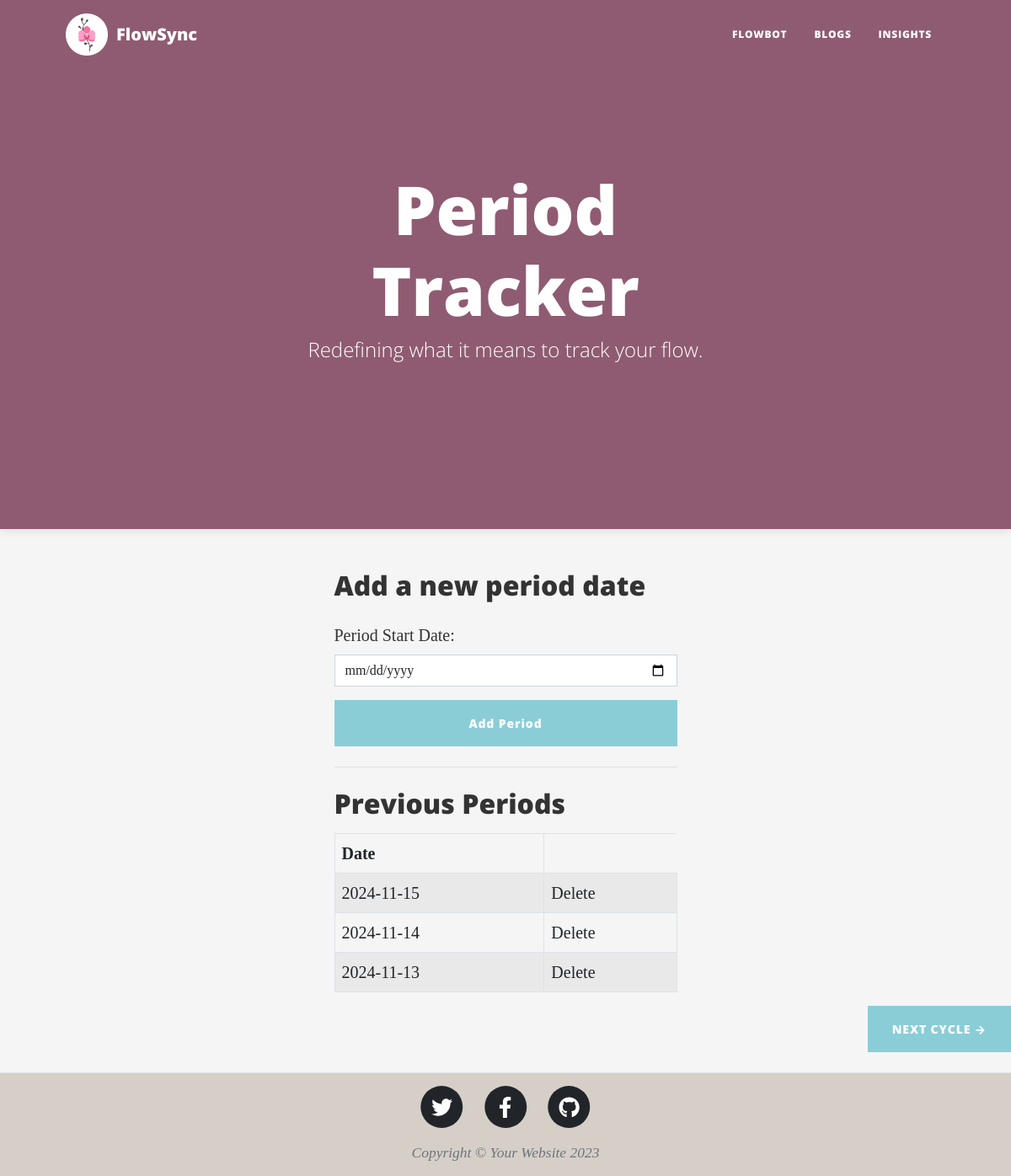
Before: /index (signed in) with the older database file.
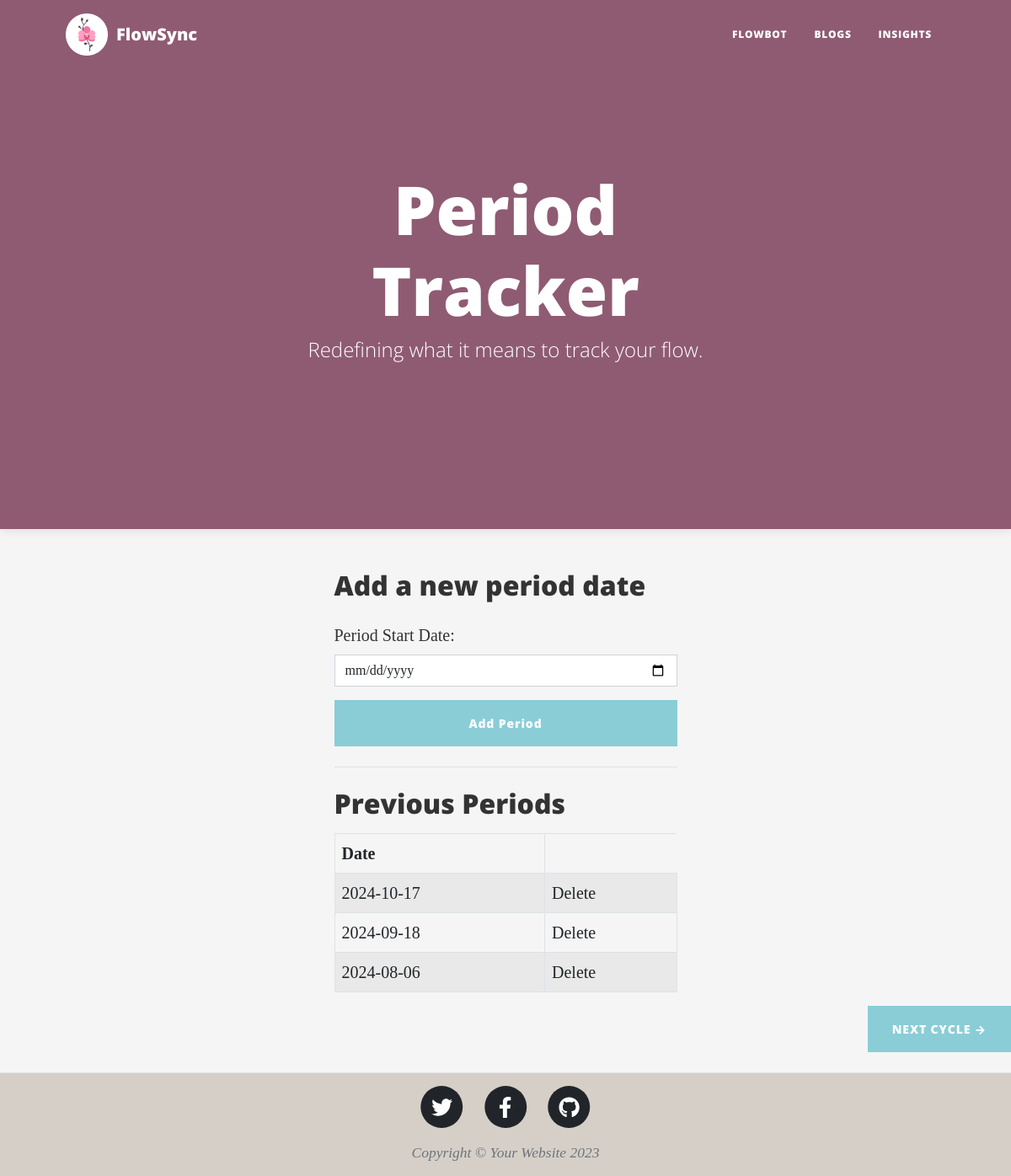
After: the same page with the newer database file.
### main.py (models this page shows, shortened)
class Period(db.Model):
    id = db.Column(db.Integer, primary_key=True)
    user_id=db.Column(db.Integer,nullable=False)
    period_date = db.Column(db.DateTime, nullable=False)

### main.py (the view)
@app.route('/index', methods=['GET', 'POST'])
@login_required
def index():
    periods = Period.query.order_by(Period.period_date.desc()).all()
    return render_template('index.html', periods=periods,id = current_user_id)

### main.py (called while the page is built)
@login_manager.user_loader
def load_user(user_id):
    return User.query.get(int(user_id))

### templates/index.html (shortened to what this page needs)
{% include "header.html" %}
<header class="masthead" style = "background-color:rgb(255, 147, 189)">
    <div class="container position-relative px-4 px-lg-5">
        <div class="row gx-4 gx-lg-5 justify-content-center">
            <div class="col-md-10 col-lg-8 col-xl-7">
                <div class="site-heading">
                    <h1>Period Tracker</h1>
                    <span class="subheading">Redefining what it means to track your flow.</span>
                </div>
            </div>
        </div>
    </div>
</header>
<body>
    <div class="container px-4 px-lg-5">
        <div class="row gx-4 gx-lg-5 justify-content-center">
            <div class="col-md-8 col-lg-6 col-xl-5">
                <h2 class="mb-4">Add a new period date</h2>
                <form action="/add" method="POST">
                    <div class="form-group mb-3">
                        <label for="period_date" class="form-label">Period Start Date:</label>
                        <input type="date" id="period_date" name="period_date" class="form-control" required>
                    </div>
                    <button type="submit" class="btn btn-primary w-100">Add Period</button>
                </form>
                <hr class="my-4">
                <h2 class="mb-3">Previous Periods</h2>
                {% if periods %}
                    <table class="table table-bordered table-striped">
                        <thead>
                            <tr>
                                <th>Date</th>
                            </tr>
                        </thead>
                        <tbody>
                            {% for period in periods %}
                                {% if period.user_id == id %}
                                    <tr>
                                        <td>{{ period.period_date.strftime('%Y-%m-%d') }}</td>
                                        <td>
                                            <a href="{{ url_for('delete', period_id=period.id) }}">Delete</a>
                                        </td>
                                    </tr>
                                {% endif %}
                            {% endfor %}
                        </tbody>
                    </table>
                {% else %}
                    <p>No periods recorded yet.</p>
                {% endif %}
            </div>
        </div>
    </div>
    <div class="d-flex justify-content-end mb-4">
        <a class="btn btn-primary text-uppercase" href="{{ url_for('next_cycle') }}">Next Cycle →</a>
    </div>
</body>
{% include "footer.html" %}

### templates/header.html (shortened to what this page needs)
<!DOCTYPE html>
<html lang="en">
    <head>
        <link href="{{ url_for('static', filename='css/styles.css') }}" rel="stylesheet" />
    </head>
    <body>
        <nav class="navbar navbar-expand-lg navbar-light" id="mainNav">
            <div class="container px-4 px-lg-5">
                <div class="header-title">
                    <img src="{{url_for('static',filename = 'assets/img/logo.png')}}" alt="Logo" width="50" height="50">
                </div>
                <a class="navbar-brand" href="{{ url_for('index') }}">FlowSync</a>
                <div class="collapse navbar-collapse" id="navbarResponsive">
                    <ul class="navbar-nav ms-auto py-4 py-lg-0">
                        <li class="nav-item"><a class="nav-link px-lg-3 py-3 py-lg-4" href="{{ url_for('chatbot') }}">FlowBot</a></li>
                        <li class="nav-item"><a class="nav-link px-lg-3 py-3 py-lg-4" href="{{ url_for('blog') }}">Blogs</a></li>
                        <li class="nav-item"><a class="nav-link px-lg-3 py-3 py-lg-4" href="{{ url_for('insights') }}">Insights</a></li>
                    </ul>
                </div>
            </div>
        </nav>

### templates/footer.html (shortened to what this page needs)
        <footer class="border-top">
            <div class="container px-4 px-lg-5">
                <div class="row gx-4 gx-lg-5 justify-content-center">
                    <div class="col-md-10 col-lg-8 col-xl-7">
                        <ul class="list-inline text-center">
                            <li class="list-inline-item">
                                <a href="#!">
                                    <span class="fa-stack fa-lg">
                                        <i class="fas fa-circle fa-stack-2x"></i>
                                        <i class="fab fa-twitter fa-stack-1x fa-inverse"></i>
                                    </span>
                                </a>
                            </li>
                            <li class="list-inline-item">
                                <a href="#!">
                                    <span class="fa-stack fa-lg">
                                        <i class="fas fa-circle fa-stack-2x"></i>
                                        <i class="fab fa-facebook-f fa-stack-1x fa-inverse"></i>
                                    </span>
                                </a>
                            </li>
                            <li class="list-inline-item">
                                <a href="#!">
                                    <span class="fa-stack fa-lg">
                                        <i class="fas fa-circle fa-stack-2x"></i>
                                        <i class="fab fa-github fa-stack-1x fa-inverse"></i>
                                    </span>
                                </a>
                            </li>
                        </ul>
                        <div class="small text-center text-muted fst-italic">Copyright &copy; Your Website 2023</div>
                    </div>
                </div>
            </div>
        </footer>
    </body>
</html>

Changed rows visible on the page:
removed Period: period_date "2024-11-15"
removed Period: period_date "2024-11-14"
removed Period: period_date "2024-11-13"
added Period: period_date "2024-10-17"
added Period: period_date "2024-09-18"
added Period: period_date "2024-08-06"
